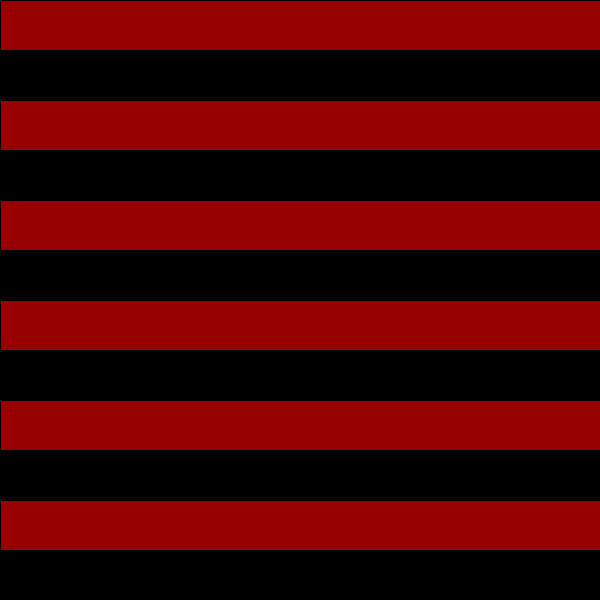
Frame 1 (no input)
Frame 60 (the mouse pressed at the canvas centre just before this capture): identical to frame 1, image omitted
Frame 120 (the mouse held since frame 60 and released just before this capture): identical to frame 1, image omitted

The Processing sketch that drew this single still picture (run headless with seeded random() and noise(); from frame 60 on, the mouse is pressed at the canvas centre):

// Processing sketch: processing_39405
// ── processing_39405.pde

//Eric Wong
//press z to add red, press x to take out some red , press c to make the other rectangles appear.  
//press v to make white darker, press b to add blue, press n to add green
// press w to make the length smaller, press s to make the length bigger
// press a to make the width smaller, press d to make the width bigger
rectangle a, b, c, d, e, f;
rectangle2 g, h, i, j, k, l, m;
void setup()
{
  size(600, 600);
  smooth();
  a= new rectangle();
  a.l= 600;
  a.w= 50;
  a.clr= 150;
  a.clg= 0;
  a.clb= 0;


  b= new rectangle();
  b.l= 600;
  b.w= 50;
  b.clr=150;
  b.clg=0;
  b.clb=0;

  c= new rectangle();
  c.l= 600;
  c.w= 50;
  c.clr= 150;
  c.clg= 0;
  c.clb= 0;


  d= new rectangle();
  d.l= 600;
  d.w= 50;
  d.clr= 150;
  d.clg= 0;
  d.clb= 0;


  e= new rectangle();
  e.l= 600;
  e.w= 50;
  e.clr= 150;
  e.clg= 0;
  e.clb= 0;


  f= new rectangle();
  f.l= 600;
  f.w= 50;
  f.clr= 150;
  f.clg= 0;
  f.clb= 0;


  g= new rectangle2();
  g.l= 600;
  g.w= 50;
  g.clr2= 0;
  g.clg2= 0;
  g.clb2= 0;

  h= new rectangle2();
  h.l= 600;
  h.w= 50;
  h.clr2= 0;
  h.clg2= 0;
  h.clb2= 0;

  i= new rectangle2();
  i.l= 600;
  i.w= 50;
  i.clr2= 0;
  i.clg2= 0;
  i.clb2= 0;

  j= new rectangle2();
  j.l= 600;
  j.w= 50;
  j.clr2= 0;
  j.clg2= 0;
  j.clb2= 0;

  k= new rectangle2();
  k.l= 600;
  k.w= 50;
  k.clr2= 0;
  k.clg2= 0;
  k.clb2= 0;

  l= new rectangle2();
  l.l= 600;
  l.w= 50;
  l.clr2= 0;
  l.clg2= 0;
  l.clb2= 0;

  a.x=0;
  b.x=0;
  c.x=0;
  d.x=0;
  e.x=0;
  f.x=0;
  g.x=0;
  h.x=0;
  i.x=0;
  j.x=0;
  k.x=0;
  l.x=0;
  a.y=0;
  b.y=100;
  c.y=200;
  d.y=300;
  e.y=400;
  f.y=500;
  g.y=50;
  h.y=150;
  i.y=250;
  j.y=350;
  k.y=450;
  l.y=550;
}

void draw()
{
  background(0);
  a.show();
  b.show();
  c.show();
  d.show();
  e.show();
  f.show();
  g.show();
  h.show();
  i.show();
  j.show();
  k.show();
  l.show();
}

class rectangle {
  float x, y;
  float l;
  int w;
  float clr;
  float clg;
  float clb;



  void show()
  {
    fill(clr, clg, clb);
    rect(x, y, l, w);
  }
}
class rectangle2 {
  float x, y;
  int l;
  int w;
  float clr2;
  float clg2;
  float clb2;


  void show()
  {
    fill(clr2, clg2, clb2);
    rect(x, y, l, w);
  }
}

void keyPressed()
{
  if (key =='z' || key == 'z') {
    a.clg= 0;
    b.clg= 0;
    c.clg= 0;
    d.clg= 0;
    e.clg= 0;
    f.clg= 0;

    a.clb= 0;
    b.clb= 0;
    c.clb= 0;
    d.clb= 0;
    e.clb= 0;
    f.clb= 0;

    a.clr= a.clr+10;
    b.clr= b.clr+10;
    c.clr= c.clr+10;
    d.clr= d.clr+10;
    e.clr= e.clr+10;
    f.clr= f.clr+10;
  }
  if (key =='n' || key == 'n') {
    a.clb= 0;
    b.clb= 0;
    c.clb= 0;
    d.clb= 0;
    e.clb= 0;
    f.clb= 0;
    a.clr= 0;

    a.clg= a.clg+10;
    b.clr= 0;
    b.clg= b.clg+10;
    c.clr= 0;
    c.clg= c.clg+10;
    d.clr= 0;
    d.clg= d.clg+10;
    e.clr= 0;
    e.clg= e.clg+10;
    f.clr= 0;
    f.clg= f.clg+10;
  }
  if (key =='b' || key == 'b') {
    a.clr= 0;
    b.clr= 0;
    c.clr= 0;
    d.clr= 0;
    e.clr= 0;
    f.clr= 0;

    a.clb= a.clb+10;
    b.clg= 0;
    b.clb= b.clb+10;
    c.clg= 0;
    c.clb= c.clb+10;
    d.clg= 0;
    d.clb= d.clb+10;
    e.clg= 0;
    e.clb= e.clb+10;
    f.clg= 0;
    f.clb= f.clb+10;
  }
  if (key =='x' || key == 'x') {
    a.clr= a.clr-10;
    b.clr= b.clr-10;
    c.clr= c.clr-10;
    d.clr= d.clr-10;
    e.clr= e.clr-10;
    f.clr= f.clr-10;
  }
  if (key =='c' || key == 'c') {
    g.clr2= g.clr2+10;
    g.clg2= g.clg2+10;
    g.clb2= g.clb2+10;

    h.clr2= h.clr2+10;
    h.clg2= h.clg2+10;
    h.clb2= h.clb2+10;

    i.clr2= i.clr2+10;
    i.clg2= i.clg2+10;
    i.clb2= i.clb2+10;

    j.clr2= j.clr2+10;
    j.clg2= j.clg2+10;
    j.clb2= j.clb2+10;

    k.clr2= k.clr2+10;
    k.clg2= k.clg2+10;
    k.clb2= k.clb2+10;

    l.clr2= l.clr2+10;
    l.clg2= l.clg2+10;
    l.clb2= l.clb2+10;
  }
  if (key =='v' || key == 'v') {
    g.clr2= g.clr2-10;
    g.clg2= g.clg2-10;
    g.clb2= g.clb2-10;

    h.clr2= h.clr2-10;
    h.clg2= h.clg2-10;
    h.clb2= h.clb2-10;

    i.clr2= i.clr2-10;
    i.clg2= i.clg2-10;
    i.clb2= i.clb2-10;

    j.clr2= j.clr2-10;
    j.clg2= j.clg2-10;
    j.clb2= j.clb2-10;

    k.clr2= k.clr2-10;
    k.clg2= k.clg2-10;
    k.clb2= k.clb2-10;

    l.clr2= l.clr2-10;
    l.clg2= l.clg2-10;
    l.clb2= l.clb2-10;
  }
  if (key =='a' || key == 'a') {
    a.l= a.l-10;
    b.l=b.l-8;
    c.l=c.l-6;
    d.l=d.l-4;
    e.l=e.l-2;
    f.l=f.l-1;
  }


  if (key =='d' || key == 'd') {
    a.l= a.l+10;
    b.l=b.l+8;
    c.l=c.l+6;
    d.l=d.l+4;
    e.l=e.l+2;
    f.l=f.l+1;
  }

  if (key =='w' || key == 'w') {
    a.w= a.w-14;
    b.w=b.w-12;
    c.w=c.w-10;
    d.w=d.w-8;
    e.w=e.w-6;
    f.w=f.w-4;
  }


  if (key =='s' || key == 's') {
    a.w= a.w+14;
    b.w=b.w+12;
    c.w=c.w+10;
    d.w=d.w+8;
    e.w=e.w+6;
    f.w=f.w+4;
  }
}
